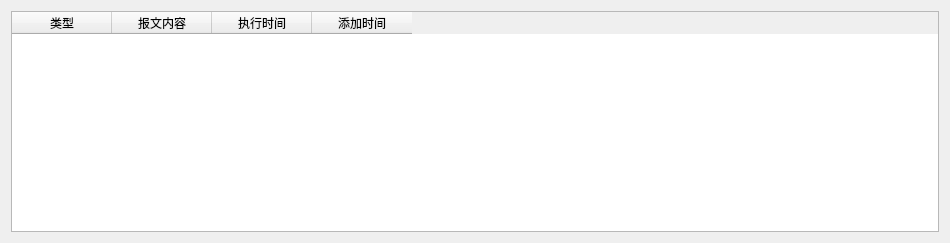
<?xml version="1.0" encoding="UTF-8"?>
<ui version="4.0">
 <class>Tasks</class>
 <widget class="QDialog" name="Tasks">
  <property name="geometry">
   <rect>
    <x>0</x>
    <y>0</y>
    <width>950</width>
    <height>243</height>
   </rect>
  </property>
  <property name="windowTitle">
   <string>定时任务列表</string>
  </property>
  <layout class="QVBoxLayout" name="verticalLayout">
   <item>
    <widget class="QTableWidget" name="tasks_table">
     <property name="editTriggers">
      <set>QAbstractItemView::NoEditTriggers</set>
     </property>
     <column>
      <property name="text">
       <string>类型</string>
      </property>
     </column>
     <column>
      <property name="text">
       <string>报文内容</string>
      </property>
     </column>
     <column>
      <property name="text">
       <string>执行时间</string>
      </property>
     </column>
     <column>
      <property name="text">
       <string>添加时间</string>
      </property>
     </column>
    </widget>
   </item>
  </layout>
 </widget>
 <resources/>
 <connections/>
</ui>
